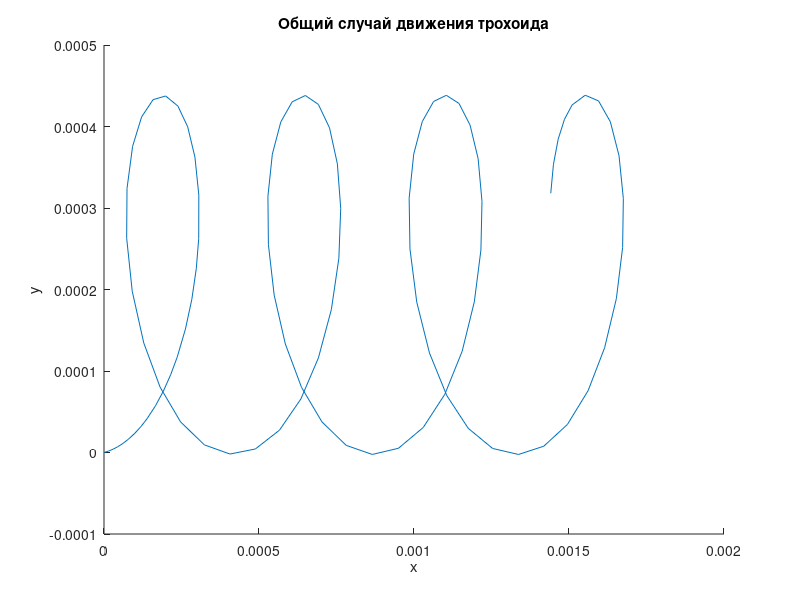
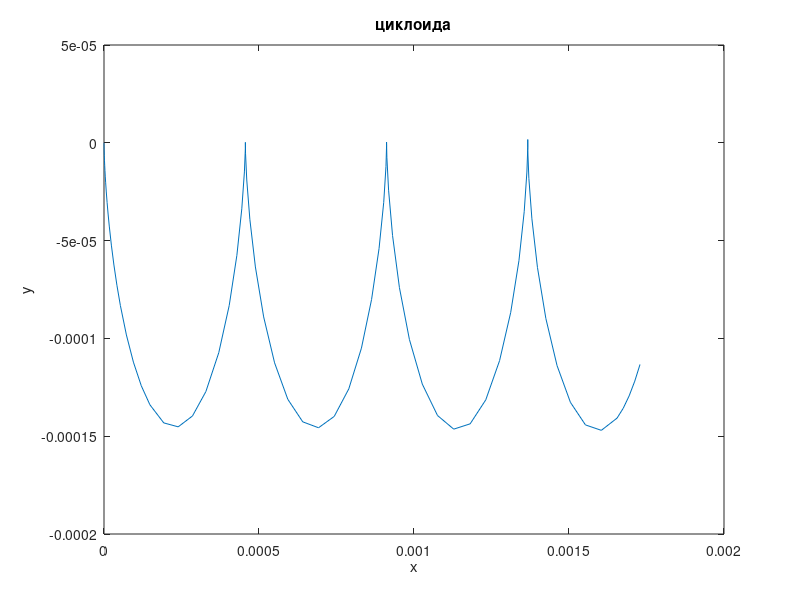
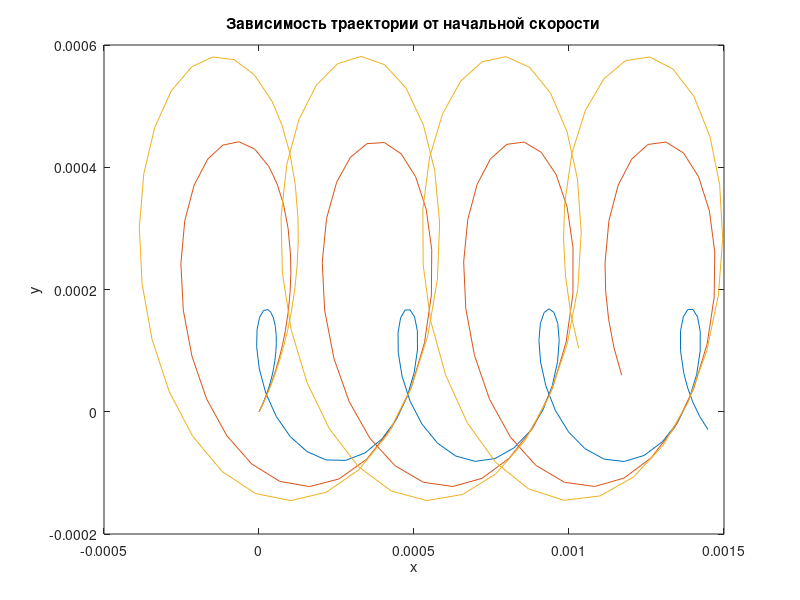
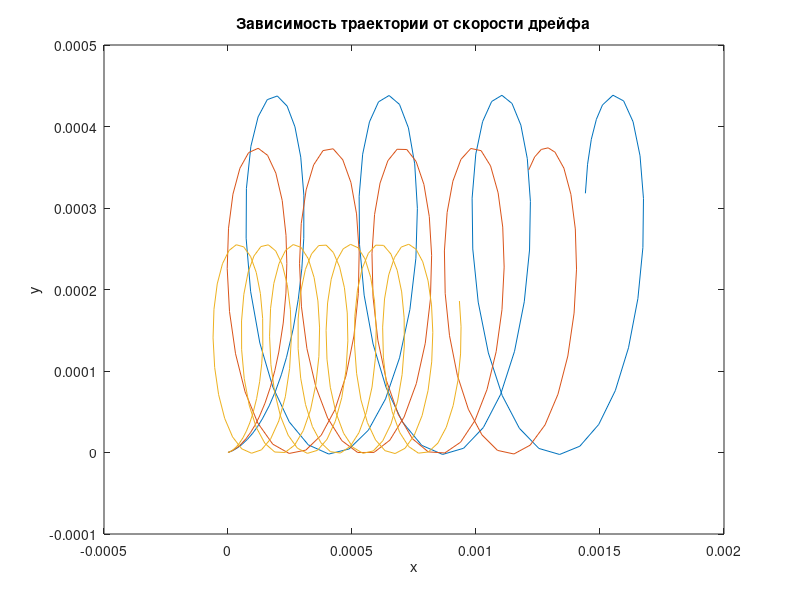

Reproduce these figures in MATLAB, in order.
function ZernovDATask2
  clc;clear;
  tspan = [0,20];
  hold on;
  figure(1);
  [B,E,vx,vy] = coef(20,5e5,1e5,1e4);
  y0 = [0;0; vx; vy];
  [t,y] = ode45(@(t,y) systemODE(B,E,t,y),tspan,y0);
  plot(y(:,1),y(:,2));
  xlabel('x');
  ylabel('y');
  title('Общий случай движения трохоида');
  figure(2);
  [B,E,vx,vy] = coef(20,5e5,0,0);
  y0 = [0;0; vx; vy];
  [t,y] = ode45(@(t,y) systemODE(B,E,t,y),tspan,y0);
  plot(y(:,1),y(:,2));
  xlabel('x');
  ylabel('y');
  title('циклоида');
  figure(3);
  [B,E,vx,vy] = coef(20,5e5,4e4,4e4);
  [B,E,vx1,vy1] = coef(20,5e5,8e4,8e4);
  [B,E,vx2,vy2] = coef(20,5e5,10e4,10e4);
  y0 = [0;0; vx; vy];
  y1 = [0;0; vx1; vy1];
  y2 = [0;0; vx2; vy2];
  [t,y] = ode45(@(t,y) systemODE(B,E,t,y),tspan,y0);
  [t,y1] = ode45(@(t,y) systemODE(B,E,t,y),tspan,y1);
  [t,y2] = ode45(@(t,y) systemODE(B,E,t,y),tspan,y2);
  plot(y(:,1),y(:,2),y1(:,1),y1(:,2),y2(:,1),y2(:,2));
  xlabel('x');
  ylabel('y');
  title('Зависимость траектории от начальной скорости');
  figure(4);
  [B,E,vx,vy] = coef(20,5e5,1e5,1e4);
  y0 = [0;0; vx; vy];
  [t,y] = ode45(@(t,y) systemODE(B,E,t,y),tspan,y0);
  Bv = [0,0,B];
  Ev = [0,E,0];
  ans = cross(Bv,Ev)/norm(B).^2;
  abs(ans(1))
  [N,ymax1] = findm(y(:,1),y(:,2),0,1);
  y(N,1)/t(N)
  [B1,E1,vx,vy] = coef(25,5e5,1e5,1e4);
  y0 = [0;0; vx; vy];
  [t,y1] = ode45(@(t,y) systemODE(B1,E1,t,y),tspan,y0);
  Bv = [0,0,B1];
  Ev = [0,E1,0];
  ans = cross(Bv,Ev)/norm(B1).^2;
  abs(ans(1))
  [N,ymax1] = findm(y1(:,1),y1(:,2),0,1);
  y1(N,1)/t(N)
  [B2,E2,vx,vy] = coef(40,5e5,1e5,1e4);
  y0 = [0;0; vx; vy];
  [t,y2] = ode45(@(t,y) systemODE(B2,E2,t,y),tspan,y0);
  Bv = [0,0,B2];
  Ev = [0,E2,0];
  ans = cross(Bv,Ev)/norm(B2).^2;
  abs(ans(1))
  [N,ymax1] = findm(y2(:,1),y2(:,2),0,1);
  y2(N,1)/t(N)
  plot(y(:,1),y(:,2),y1(:,1),y1(:,2),y2(:,1),y2(:,2));
  xlabel('x');
  ylabel('y');
  title('Зависимость траектории от скорости дрейфа');
  figure(5);
  [B,E,vx,vy] = coef(20,5e5,1e5,1e4);
  y0 = [0;0; vx; vy];
  [t,y] = ode45(@(t,y) systemODE(B,E,t,y),tspan,y0);
  [B2,E2,vx,vy] = coef(40,5e5,1e5,1e4);
  y0 = [0;0; vx; vy];
  [t2,y2] = ode45(@(t,y) systemODE(B2,E2,t,y),tspan,y0);
  plot3(t,y(:,1),y(:,2),t2,y2(:,1),y2(:,2));
  xlabel('t');
  ylabel('x');
  zlabel('y');
  title('Сравнение двух траекторий отличающихся скоростью дрейфа примерно в два раза');
endfunction

function [B,E,vx,vy] = coef(B0,E0,v1,v2)
  q = -1.602e-19;
  m = 9.31e-31;
  C = 3e8;
  l = 1e-4;
  B = (B0*q*l)/(m*C);
  E = (E0*q*l)/(m*C*C);
  vx = v1/C;
  vy = v2/C;
endfunction

function matrix = systemODE(B,E,t,y)
  A = [0,0,1,0;
      0,0,0,1;
      0,0,0,B;
      0,0,-B,0];
   matrix = A*y + [0 ; 0; 0 ; E];
endfunction

function [xmax,ymax] = findm(x,y,a,b)
  ymax = -10000;
  xmax = 0;
  for i = 1:length(x)
    if (x(i)>a && x(i)<b)
      if (y(i) > ymax)
        ymax = y(i);
        xmax = i;
      endif
    endif
  endfor
endfunction
